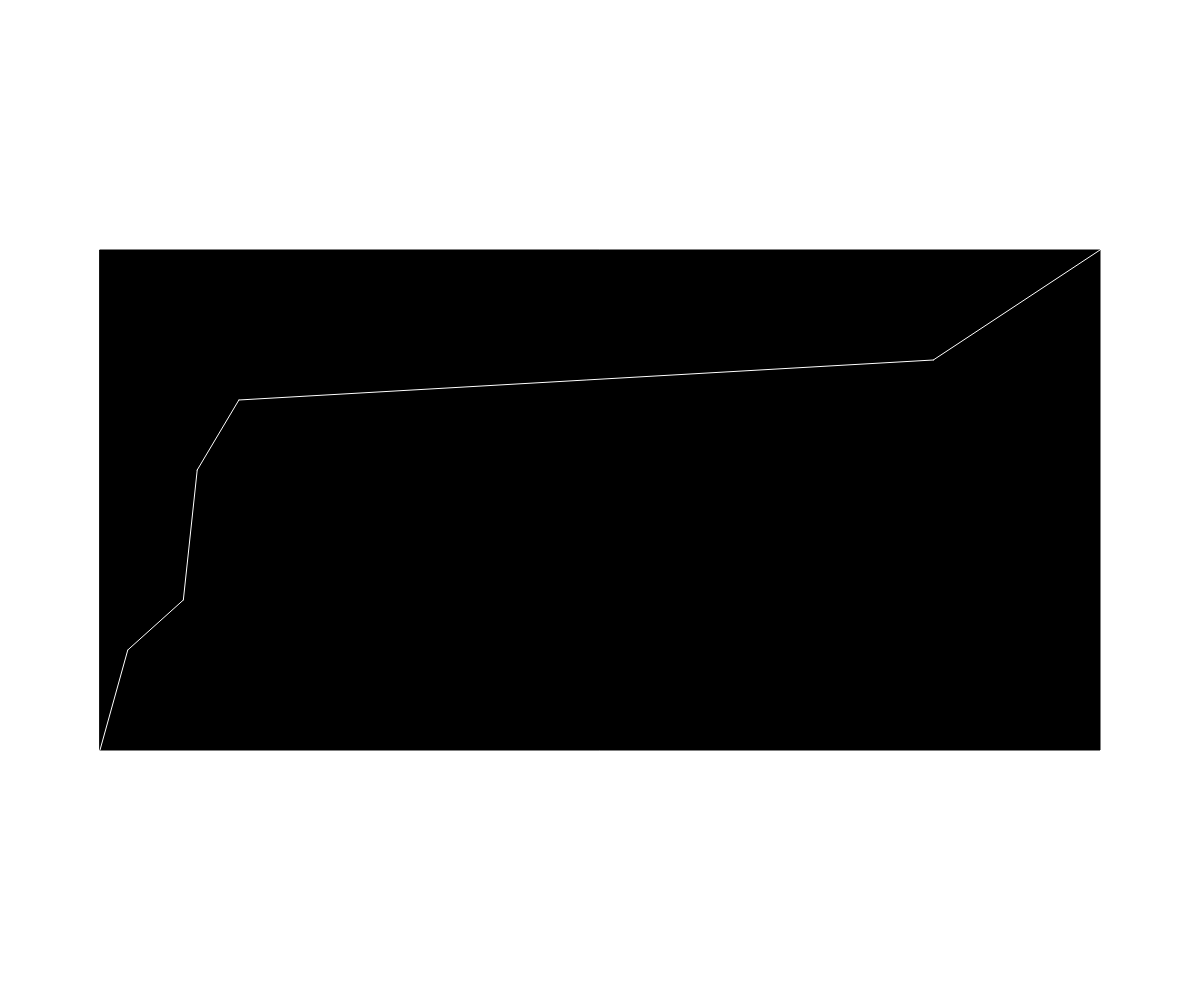
Frame 1 (no input)
Frame 60 (no input): identical to frame 1, image omitted
Frame 120 (the mouse pressed at the canvas centre since frame 60): identical to frame 1, image omitted

The p5.js sketch that drew this single still picture (run headless with seeded random() and noise() and a simulated clock; from frame 60 on, the mouse is pressed at the canvas centre):

// p5.js sketch
// ── sketch.js
var canvasX = innerWidth;
var canvasY = innerHeight;

const bodyW = 1000;
const bodyH = 500;

const bodyX = canvasX / 2 - (0.5*bodyW);
const bodyY = canvasY / 2 - (0.5*bodyH);




var tempArr = [[0, -10],[100, 0], [300, 5], [350, 18], [500, 25], [3000, 29], [3600, 40]];
const min = -10;
const max = 40;


function temp(data){

    for(var i = 0; i < data.length - 1; i++){
        stroke(255);
        line(data[i][0]/(3600/bodyW) + bodyX , bodyH - ((data[i][1] + (-1*min))*(bodyH/(-1*min+max))) + bodyY, data[i + 1][0]/(3600/bodyW) + bodyX , bodyH - ((data[i + 1][1] + (-1*min))*(bodyH/(-1*min+max))) + bodyY );
    }
}


function setup(){
    frameRate(120);
    createCanvas(canvasX, canvasY);
    background(255);
    fill(0);
    rect(bodyX,bodyY,bodyW, bodyH);
    temp(tempArr);
}


function draw(){    
    
}
